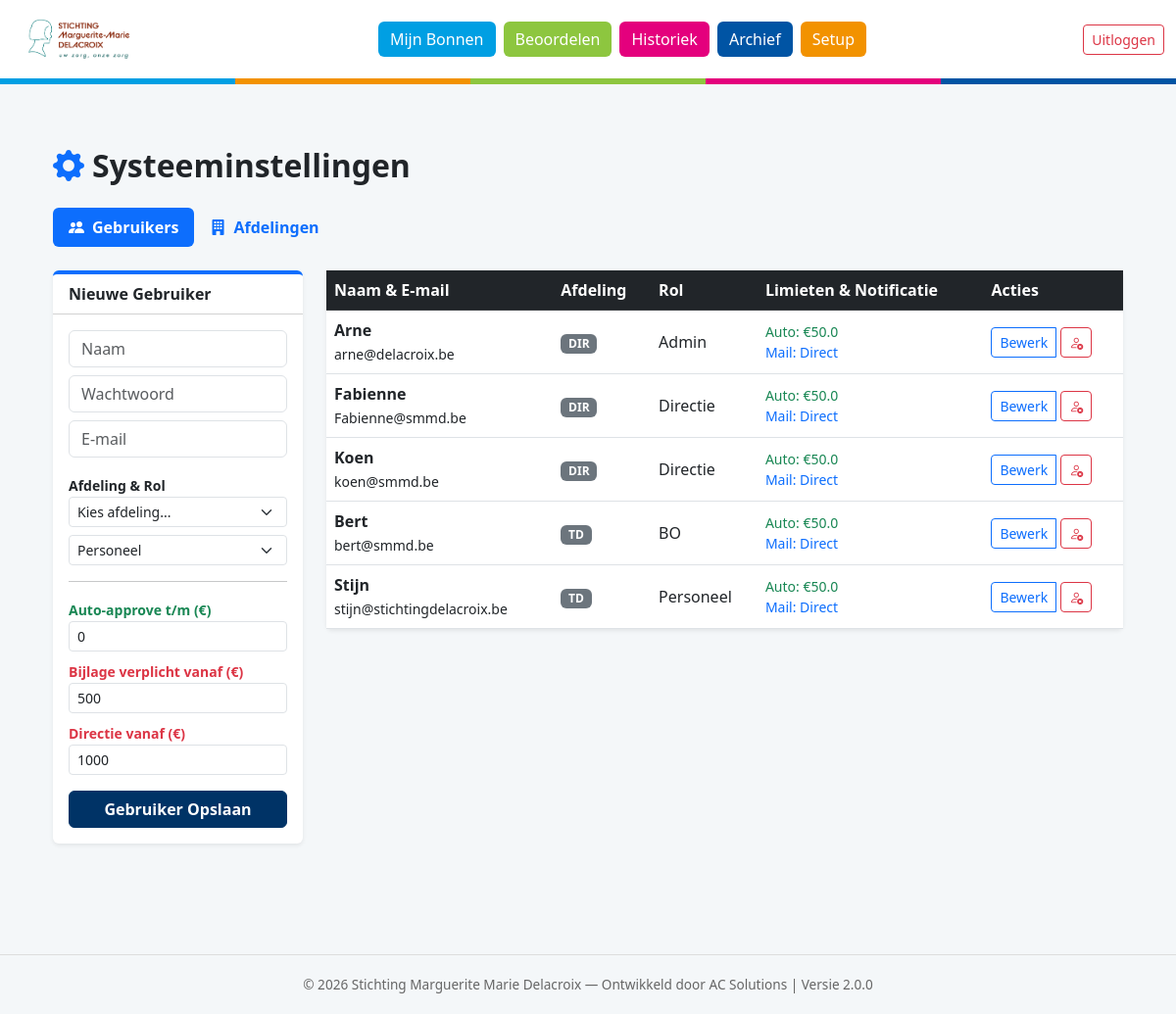
Screenshot of /setup (signed in) with the database file from the repository.
### models.py (models this page shows)
class User(db.Model, UserMixin):
    id = db.Column(db.Integer, primary_key=True)
    username = db.Column(db.String(50), unique=True, nullable=False)
    email = db.Column(db.String(100), unique=True)
    password = db.Column(db.String(100), nullable=False)
    role = db.Column(db.String(20), nullable=False)
    department_id = db.Column(db.Integer, db.ForeignKey('department.id'))
    department_code = db.Column(db.String(5))
    is_active = db.Column(db.Boolean, default=True)
    min_attachment_limit = db.Column(db.Float, default=500.0)
    max_bo_limit = db.Column(db.Float, default=1000.0)
    auto_approve_limit = db.Column(db.Float, default=50.0)
    approver_id = db.Column(db.Integer, db.ForeignKey('user.id'))
    dark_mode = db.Column(db.Boolean, default=False)
    email_notification_freq = db.Column(db.String(20), default='Direct')
    digest_time = db.Column(db.String(5), default='08:00')
    orders = db.relationship('Order', backref='user', lazy=True)

class Department(db.Model):
    id = db.Column(db.Integer, primary_key=True)
    name = db.Column(db.String(100), nullable=False)
    code = db.Column(db.String(10), unique=True, nullable=False)
    director_id = db.Column(db.Integer, db.ForeignKey('user.id'))
    members = db.relationship('User', backref='department', lazy=True, foreign_keys='User.department_id')
    director = db.relationship('User', foreign_keys=[director_id])

### app.py (the view)
@app.route('/setup')
@login_required
def setup():
    if current_user.role != 'Admin': return redirect(url_for('dashboard'))
    return render_template('setup.html', users=User.query.all(), departments=Department.query.all(),
                           approvers=User.query.filter(User.role.in_(['BO', 'Directie', 'Admin'])).all(),
                           directors=User.query.filter_by(role='Directie').all())

### app.py (called while the page is built)
@login_manager.user_loader
def load_user(user_id):
    return User.query.get(int(user_id))

### templates/setup.html (shortened to what this page needs)
{% extends "base.html" %}
{% block content %}
<div class="container-fluid pb-5">
    <h2 class="fw-bold text-dark mb-4"><i class="bi bi-gear-fill me-2 text-primary"></i>Systeeminstellingen</h2>
    <ul class="nav nav-pills mb-4" id="setupTabs" role="tablist">
        <li class="nav-item">
            <button class="nav-link active fw-bold" id="users-tab" data-bs-toggle="pill" data-bs-target="#users" type="button"><i class="bi bi-people-fill me-2"></i>Gebruikers</button>
        </li>
        <li class="nav-item">
            <button class="nav-link fw-bold" id="depts-tab" data-bs-toggle="pill" data-bs-target="#depts" type="button"><i class="bi bi-building-fill me-2"></i>Afdelingen</button>
        </li>
    </ul>
    <div class="tab-content" id="setupTabsContent">
        <div class="tab-pane fade show active" id="users" role="tabpanel">
            <div class="row">
                <div class="col-md-3">
                    <div class="card shadow-sm border-0 border-top border-primary border-4">
                        <div class="card-header bg-white fw-bold">Nieuwe Gebruiker</div>
                        <div class="card-body">
                            <form action="{{ url_for('add_user') }}" method="POST">
                                <input type="text" name="username" class="form-control mb-2" placeholder="Naam" required>
                                <input type="password" name="password" class="form-control mb-2" placeholder="Wachtwoord" required>
                                <input type="email" name="email" class="form-control mb-3" placeholder="E-mail">
                                <label class="small fw-bold">Afdeling & Rol</label>
                                <select name="department_id" class="form-select form-select-sm mb-2" required>
                                    <option value="">Kies afdeling...</option>
                                </select>
                                <select name="role" class="form-select form-select-sm mb-3">
                                    <option value="Personeel">Personeel</option>
                                </select>
                                <hr>
                                <label class="small fw-bold text-success">Auto-approve t/m (€)</label>
                                <input type="number" name="auto_approve_limit" class="form-control form-control-sm mb-2" value="0">
                                <label class="small fw-bold text-danger">Bijlage verplicht vanaf (€)</label>
                                <input type="number" name="min_attachment_limit" class="form-control form-control-sm mb-2" value="500">
                                <label class="small fw-bold text-danger">Directie vanaf (€)</label>
                                <input type="number" name="max_bo_limit" class="form-control form-control-sm mb-3" value="1000">
                                <button type="submit" class="btn btn-primary w-100 fw-bold">Gebruiker Opslaan</button>
                            </form>
                        </div>
                    </div>
                </div>
                <div class="col-md-9">
                    <div class="card shadow-sm border-0">
                        <table class="table table-hover align-middle mb-0">
                            <thead class="table-dark">
                                <tr>
                                    <th>Naam & E-mail</th>
                                    <th>Afdeling</th>
                                    <th>Rol</th>
                                    <th>Limieten & Notificatie</th>
                                    <th>Acties</th>
                                </tr>
                            </thead>
                            <tbody>
                                {% for u in users %}
                                <tr class="{% if not u.is_active %}text-muted table-light{% endif %}">
                                    <td>
                                        <strong>{{ u.username }}</strong><br>
                                        <small>{{ u.email or '-' }}</small>
                                    </td>
                                    <td><span class="badge bg-secondary">{{ u.department.code if u.department else '??' }}</span></td>
                                    <td>{{ u.role }}</td>
                                    <td>
                                        <small class="d-block text-success">Auto: €{{ u.auto_approve_limit }}</small>
                                        <small class="d-block text-primary">Mail: {{ u.email_notification_freq }}</small>
                                    </td>
                                    <td>
                                        <div class="btn-group">
                                            <button class="btn btn-sm btn-outline-primary" data-bs-toggle="modal" data-bs-target="#editUser{{ u.id }}">Bewerk</button>
                                            <form action="{{ url_for('toggle_user_status', user_id=u.id) }}" method="POST" class="d-inline ms-1">
                                                <button type="submit" class="btn btn-sm {{ 'btn-outline-danger' if u.is_active else 'btn-success' }}">
                                                    <i class="bi {{ 'bi-person-x' if u.is_active else 'bi-person-check' }}"></i>
                                                </button>
                                            </form>
                                        </div>
                                    </td>
                                </tr>
                                {% endfor %}
                            </tbody>
                        </table>
                    </div>
                </div>
            </div>
        </div>
    </div>
</div>
{% endblock %}

### static/style.css (style rules this page uses)
html, body { height: 100%; margin: 0; }
body { background-color: #f4f7f9; font-family: 'Segoe UI', Roboto, Helvetica, Arial, sans-serif; display: flex; flex-direction: column; min-height: 100vh; padding-top: 106px; }
.btn-primary { background-color: #003366 !important; border-color: #003366 !important; color: white !important; font-weight: 600; }

### rows the page displays
User: username "Arne", email "arne@delacroix.be", department "DIR", role "Admin", auto_approve_limit "50.0", email_notification_freq "Direct", is_active True (drawn)
User: username "Fabienne", email "Fabienne@smmd.be", department "DIR", role "Directie", auto_approve_limit "50.0", email_notification_freq "Direct", is_active True (drawn)
User: username "Koen", email "koen@smmd.be", department "DIR", role "Directie", auto_approve_limit "50.0", email_notification_freq "Direct", is_active True (drawn)
User: username "Bert", email "bert@smmd.be", department "TD", role "BO", auto_approve_limit "50.0", email_notification_freq "Direct", is_active True (drawn)
User: username "Stijn", email "stijn@stichtingdelacroix.be", department "TD", role "Personeel", auto_approve_limit "50.0", email_notification_freq "Direct", is_active True (drawn)
